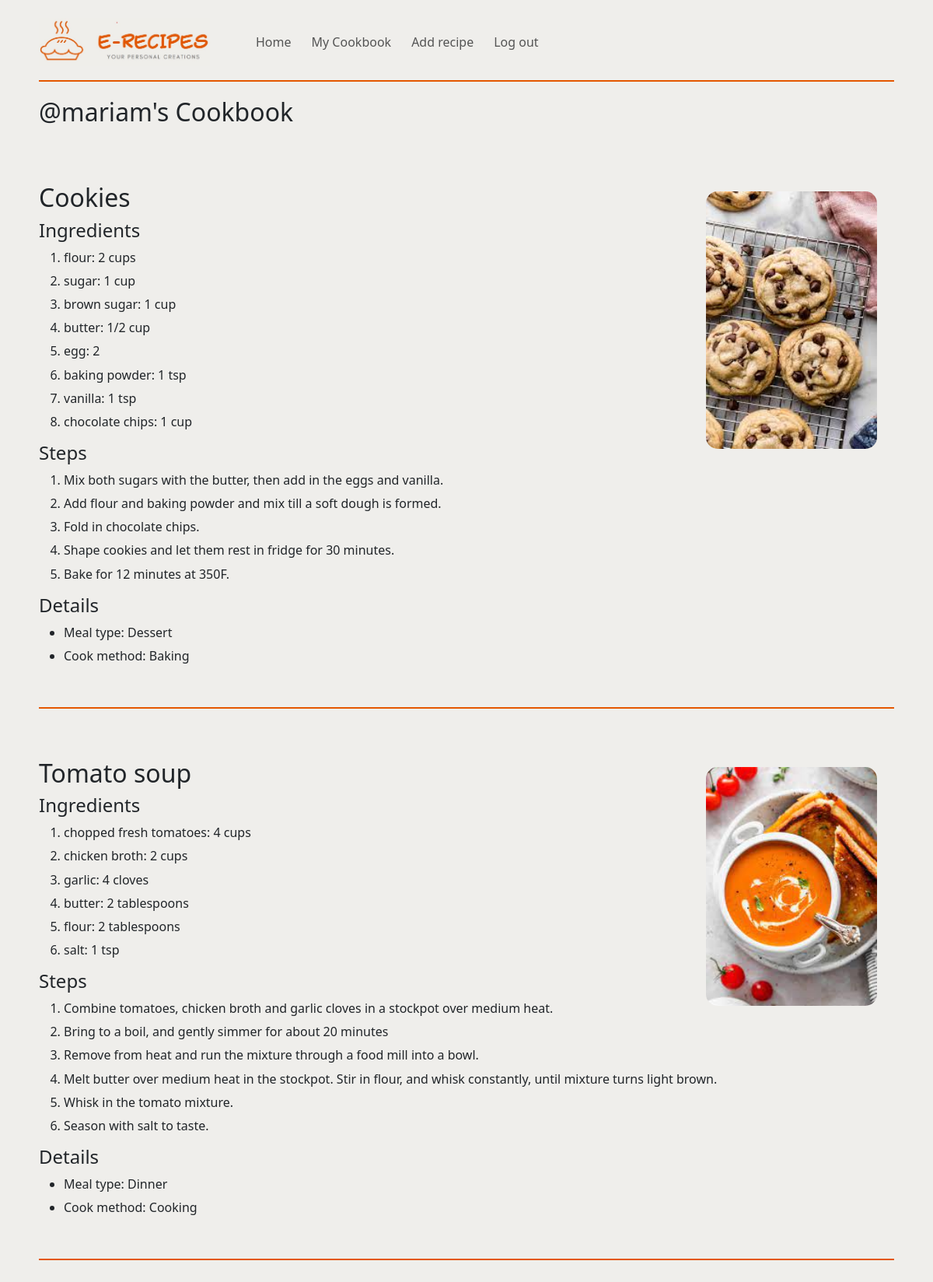
Page /usercookbook?username=mariam (signed in) on the committed database.
### tables this page shows
CREATE TABLE users (
id INTEGER PRIMARY KEY AUTOINCREMENT NOT NULL, 
username TEXT NOT NULL, 
hash TEXT NOT NULL);

CREATE TABLE recipes (
id INTEGER PRIMARY KEY AUTOINCREMENT,
user_id INTEGER NOT NULL,
name TEXT NOT NULL,
type TEXT NOT NULL,
cook TEXT NOT NULL,
image TEXT NOT NULL,
FOREIGN KEY (user_id) REFERENCES users(id)
);

CREATE TABLE ingredients (
id INTEGER PRIMARY KEY AUTOINCREMENT,
recipe_id INTEGER NOT NULL,
name TEXT NOT NULL,
amount TEXT NOT NULL,
FOREIGN KEY (recipe_id) REFERENCES recipes(id)
);

CREATE TABLE steps (
id INTEGER PRIMARY KEY AUTOINCREMENT,
recipe_id INTEGER NOT NULL,
step TEXT NOT NULL,
FOREIGN KEY (recipe_id) REFERENCES recipes(id)
);

### app.py (the view)
@app.route("/usercookbook")
@login_required
def usercookbook():
    connection = sqlite3.connect('project.db', check_same_thread=False)
    db = connection.cursor()
    db.row_factory = sqlite3.Row
    username = request.args.get('username')
    user_id_row = db.execute("SELECT id FROM users WHERE username = ?", (username, )).fetchone()
    user_id = user_id_row["id"]
    recipes = db.execute("SELECT * FROM recipes WHERE user_id = ?", (user_id, )).fetchall()
    recipe_list = []
    for recipe in recipes:
        recipe_id = recipe["id"]
        ingredients = db.execute("SELECT * FROM ingredients WHERE recipe_id = ?", (recipe_id, )).fetchall()
        steps = db.execute("SELECT * FROM steps WHERE recipe_id = ?", (recipe_id, )).fetchall()
        recipe_dict = {
        "id": recipe_id,
        "name": recipe["name"],
        "type": recipe["type"],
        "cook": recipe["cook"],
        "image": recipe["image"],
        "ingredients": ingredients,
        "steps": steps
        }
        recipe_list.append(recipe_dict)
    connection.commit()
    connection.close()
    return render_template("usercookbook.html", recipe_list=recipe_list, username=username, show_search=False)

### app.py (called while the page is built)
@app.after_request
def after_request(response):
    response.headers["Cache-Control"] = "no-cache, no-store, must-revalidate"
    response.headers["Expires"] = 0
    response.headers["Pragma"] = "no-cache"
    return response

### helpers.py (called while the page is built)
def login_required(f):
    @wraps(f)
    def decorated_function(*args, **kwargs):
        if session.get("user_id") is None:
            return redirect("/login")
        return f(*args, **kwargs)
    return decorated_function

### templates/usercookbook.html (shortened to what this page needs)
{% extends "layout.html" %}
{% block body %}
    <h2 class="heading"> @{{ username }}'s Cookbook </h2>
    <br>
    {% for recipe_dict in recipe_list %}
        <div class="container">
            <br>
            <img src= "{{ recipe_dict.image}}" class="recipe_img" alt="{{recipe_dict.name}}">
            <h2> {{ recipe_dict.name }} </h2>
            <h4>Ingredients </h4>
            <ol>
                {% for ingredient in recipe_dict.ingredients %}
                    <li> <h6> {{ ingredient.name }}: {{ ingredient.amount }} </h6> </li>
                {% endfor %}
            </ol>
            <h4>Steps </h4>
            <ol>
                {% for step in recipe_dict.steps %}
                    <li> <h6> {{ step.step }} </h6> </li>
                {% endfor %}
            </ol>
            <h4> Details </h4>
            <ul>
                <li> <h6> Meal type: {{ recipe_dict.type }} </h6> </li>
                <li> <h6> Cook method: {{ recipe_dict.cook }} </h6> </li>
            </ul>
            <br>
        </div>
        <br>
    {% endfor %}
{% endblock %}

### static/styles.css (style rules this page uses)
* { margin: 0; padding: 0; }
body { margin: 5px 50px; background-color: #efeeeb; display: flex; }
.container { border-bottom: 2px solid #e45700; padding: 2vh 0; }
.recipe_img { float: right; width: 20%; height:20%; margin-top: 1%; margin-right: 2%; border-radius: 15px; }

### rows in the picture
users: username "mariam"
recipes: image (picture), name "Cookies", type "Dessert", cook "Baking"
ingredients: name "flour", amount "2 cups"
ingredients: name "sugar", amount "1 cup"
ingredients: name "brown sugar", amount "1 cup"
ingredients: name "butter", amount "1/2 cup"
ingredients: name "egg", amount "2"
ingredients: name "baking powder", amount "1 tsp"
ingredients: name "vanilla", amount "1 tsp"
ingredients: name "chocolate chips", amount "1 cup"
steps: step "Mix both sugars with the butter, then add in the eggs and vanilla."
steps: step "Add flour and baking powder and mix till a soft dough is formed."
steps: step "Fold in chocolate chips."
steps: step "Shape cookies and let them rest in fridge for 30 minutes."
steps: step "Bake for 12 minutes at 350F."
recipes: image (picture), name "Tomato soup", type "Dinner", cook "Cooking"
ingredients: name "chopped fresh tomatoes", amount "4 cups"
ingredients: name "chicken broth", amount "2 cups"
ingredients: name "garlic", amount "4 cloves"
ingredients: name "butter", amount "2 tablespoons"
ingredients: name "flour", amount "2 tablespoons"
ingredients: name "salt", amount "1 tsp"
steps: step "Combine tomatoes, chicken broth and garlic cloves in a stockpot over medium heat."
steps: step "Bring to a boil, and gently simmer for about 20 minutes"
steps: step "Remove from heat and run the mixture through a food mill into a bowl."
steps: step "Melt butter over medium heat in the stockpot. Stir in flour, and whisk constantly, until mixture turns light brown."
steps: step "Whisk in the tomato mixture."
steps: step "Season with salt to taste."
